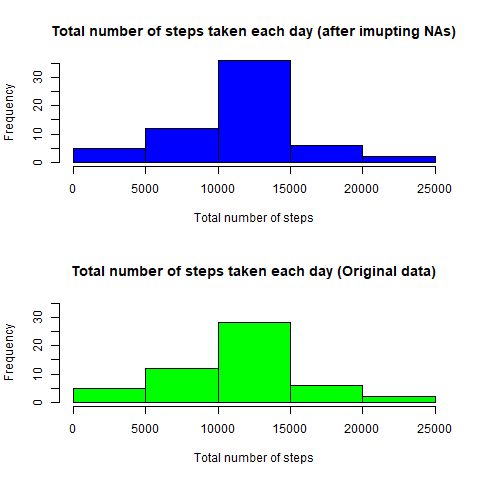

The R source for this figure:
#Imputing missing values

#loading the data 
data <- read.csv("activity.csv", header = TRUE, sep =",")
dim(data)
head(data)

#1. To calculate and report the total number of missing values 
total_NA <- sum(is.na(data))
total_NA #Total missing data
sum(is.na(data$steps))#missing data in 'steps' column = 2304
sum(is.na(data$date)) #missing data in "date' column = 0
table(is.na(data$interval)) #missing in 'interval' = 0

#The missing values will be imputed based on mean and since only one column
#contains the missing data, it is pretty straightforward 
head(data) #The top 6 columns of 'steps' contain NAs

#Impute NA in steps and generate a new dataframe 'clean_data
clean_data$steps[is.na(clean_data$steps)] <- mean(data$steps, na.rm = TRUE)
head(data)  #For comparison
tail(data)

head(clean_data) #The NAs are replaced by the mean = 37.3826
tail(clean_data)

#to plot a histogram of the total number of steps taken each day
no_of_steps <- aggregate(steps~date, clean_data, FUN = sum)
png("Plot3.png")
par(mfrow = c(2,1))
hist(no_of_steps$steps, col = "blue", ylim = c(0,35),
     main = "Total number of steps taken each day (after imupting NAs)",
     xlab = "Total number of steps", ylab = "Frequency")

#To plot original data on the righ side
org_data <- aggregate(steps ~ date, data, FUN = sum, na.rm = TRUE)
hist(org_data$steps, col = "green", ylim = c(0,35),
     main = "Total number of steps taken each day (Original data)",
     xlab = "Total number of steps", ylab = "Frequency")
dev.off()
# From the figures, there is a difference after imputing the NAs. 

#To check the actual difference, we can do the following calculation
org_mean <- mean(org_data$steps, na.rm = TRUE)
org_median <- median(org_data$steps, na.rm = TRUE)
org_totalSteps <- sum(org_data$steps)

new_mean <- mean(no_of_steps$steps, na.rm = TRUE)
new_median <- median(no_of_steps$steps, na.rm = TRUE)
new_totalSteps <- sum(no_of_steps$steps)

#Differences 
diff_mean <- org_mean - new_mean
diff_median <- org_median - new_median
diff_totalSteps <- org_totalSteps - new_totalSteps
cat("The difference in mean = ", diff_mean, "\nThe difference in median is = ", diff_median, 
    "\n The total difference in number of steps = ", diff_totalSteps)
